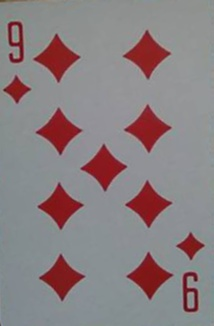
//> input picture PROJECT/Images/Search_Cart_templates/templ_12.jpg, 214 x 326 px
$ ./Source   (built with g++ and OpenCV 4)
//> lines starting //> are read from the running program, lines starting //| are printed output that depends on the picture
#include <iostream>

#include "opencv2/core.hpp"
#include "opencv2/features2d.hpp"
#include "opencv2/imgcodecs.hpp"
#include "opencv2/highgui.hpp"
#include "opencv2/xfeatures2d.hpp"
#include "opencv2/imgproc.hpp"

using namespace std;
using namespace cv;
using namespace cv::xfeatures2d;

string img_1_path = "..\\..\\Images\\Search_Cart_templates\\templ_02.jpg";
string img_2_path = "..\\..\\Images\\Search_Cart_templates\\templ_12.jpg";
string templ_path = "..\\..\\Images\\Search_Cart_templates\\templ_12.jpg";
int max_coefficient = 20;
int epsilon = 9;
Mat templ;

// [57 lines left out: functions matching, simpleMatching, not called in this run]

int main() {
	Mat img_1 = imread(img_1_path, IMREAD_GRAYSCALE);
//> templ_02.jpg cannot be read in this run, so this picture is empty
	Mat img_2 = imread(img_2_path, IMREAD_GRAYSCALE);
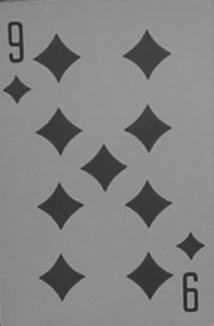
//> img_2: 326 rows x 214 cols, CV_8UC1; min 33, max 161, mean 131.7
	templ = imread(templ_path, IMREAD_GRAYSCALE);

	/*img_1 = img_1(Rect(0, 0, img_1.cols / 3, img_1.rows / 4));
	img_2 = img_2(Rect(0, 0, img_2.cols / 3, img_2.rows / 4));*/

	equalizeHist(img_1, img_1);
	equalizeHist(img_2, img_2);
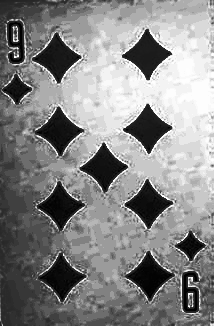
//> img_2: 326 rows x 214 cols, CV_8UC1; min 0, max 255, mean 134.1
	equalizeHist(templ, templ);

	img_1 = img_1(Rect(0, 0, img_1.cols / 3, img_1.rows / 4));
	img_2 = img_2(Rect(0, 0, img_2.cols / 3, img_2.rows / 4));
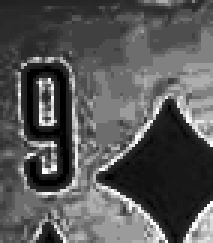
//> img_2: 81 rows x 71 cols, CV_8UC1 (shown 3 times larger); min 0, max 255, mean 87
	templ = templ(Rect(0, 0, templ.cols / 3, templ.rows / 4));
	if (!img_1.data || !img_2.data || !templ.data)
	{
//> (the run ends here: the program exits with an error code, at `std::cout << " --(!) Error reading images " << std::endl; return -1;`)
